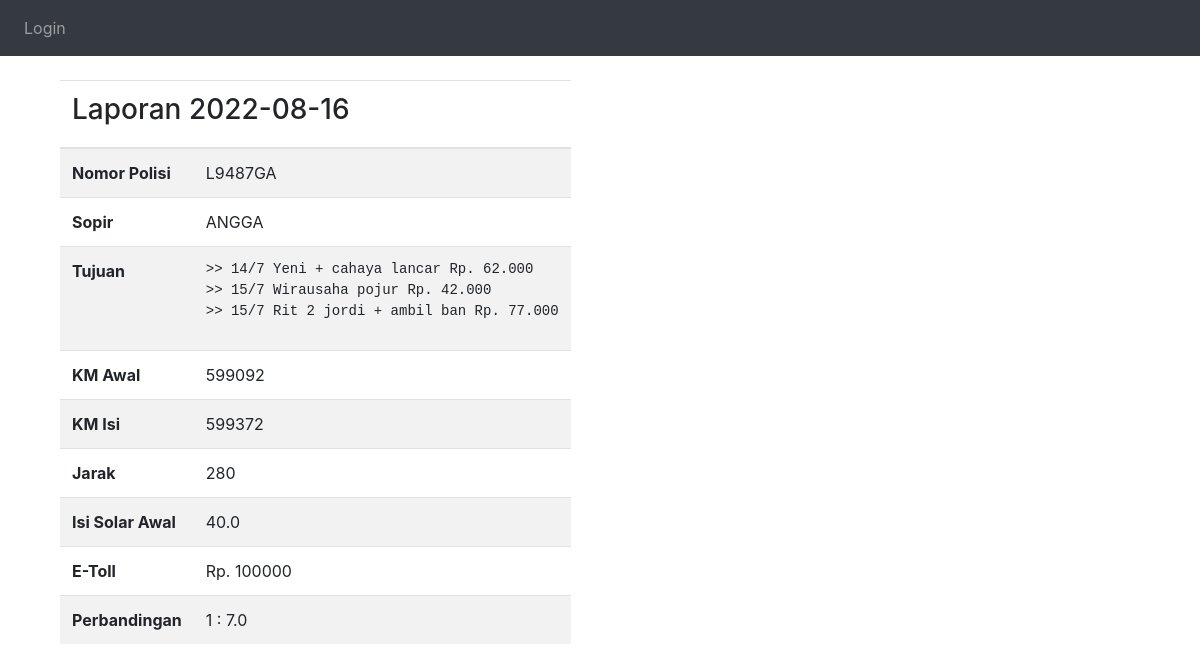
Page /laporan/1 on the earlier database version.
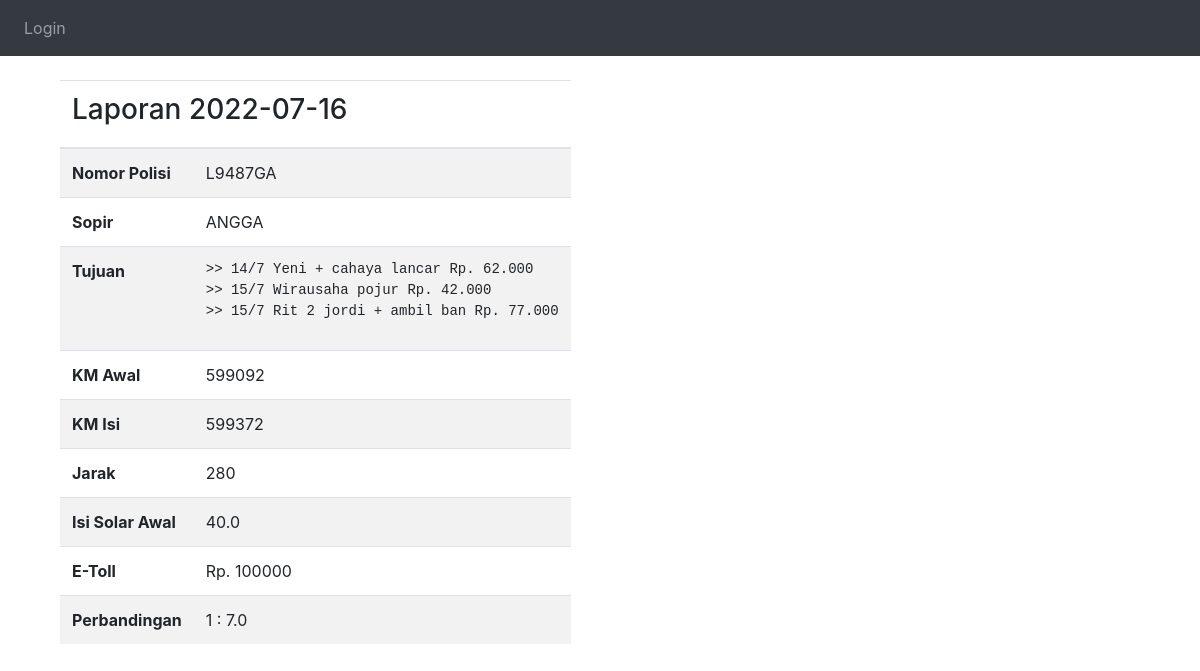
Same page on the later database version.
### website/models.py (models this page shows)
class Laporan(db.Model):
    id = db.Column(db.Integer, primary_key=True)
    tanggal = db.Column(db.Date())
    nopol = db.Column(db.String(100))
    sopir = db.Column(db.String(100))
    tujuan = db.Column(db.String(500))
    km_awal = db.Column(db.Integer)
    km_isi = db.Column(db.Integer)
    solar_awal = db.Column(db.Float)
    tujuan = db.Column(db.String(500))
    e_toll = db.Column(db.Integer)
    username = db.Column(db.String(150), db.ForeignKey('user.username'))

### website/views.py (the view)
@views.route('/laporan/<int:id>')
def laporan(id):
    laporan =  Laporan.query.get_or_404(id)
    return render_template('laporan.html', user=current_user, laporan=laporan)

### website/templates/laporan.html (shortened to what this page needs)
{% extends "base.html" %} {% block title %}Detail Laporan{% endblock %}
    {% block content %}
    <article class="media content-section">
      <div class="media-body">
        <div class="article-metadata">
          <div class="col-md-4">
            <div class="content-section"><br/>
              <table class="table table-striped table-hover">
                <thead>
              <tr>
                <th colspan="2"><h3>Laporan {{ laporan.tanggal }}</h2></th>
              </tr>
            </thead>
            <tbody>
              <tr>
                <th scope="row">Nomor Polisi</th>
                <td>{{ laporan.nopol }}</td>
              </tr>
              <tr>
                <th scope="row">Sopir</th>
                <td>{{ laporan.sopir }}</td>
              </tr>
              <tr>
                <th scope="row">Tujuan</th>
                <td><pre>{{ laporan.tujuan }}</pre></td>
              </tr>
              <tr>
                <th scope="row">KM Awal</th>
                <td>{{ laporan.km_awal }}</td>
              </tr>
              <tr>
                <th scope="row">KM Isi</th>
                <td>{{ laporan.km_isi }}</td>
              </tr>
              <tr>
                <th scope="row">Jarak</th>
                <td>{{ laporan.km_isi-laporan.km_awal }}</td>
              </tr>
              <tr>
                <th scope="row">Isi Solar Awal</th>
                <td>{{ laporan.solar_awal }}</td>
              </tr>
              <tr>
                <th scope="row">E-Toll</th>
                <td>{{ 'Rp. '+ laporan.e_toll|string }}</td>
              </tr>
              <tr>
                <th scope="row">Perbandingan</th>
                <td>{% if laporan.solar_awal == 0 %}
                  {{ '0' }}
                {% else %}
                  {{ '1 : ' + '%0.3f'|format((laporan.km_isi-laporan.km_awal)/laporan.solar_awal)|float|string }}
                {% endif %}</td>
              </tr>
            </tbody>
            </table>
            </div>
        </div>
    {% endblock content %}

Differences in the rows shown:
changed Laporan "L9487GA": tanggal "2022-08-16" → "2022-07-16"
